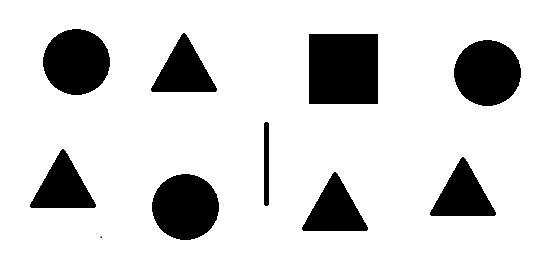
#> input picture colour and shape detection/shapes.jpg, 556 x 276 px, given in place of the camera
$ python tail_detect.py   (older library calls are emulated)
#> lines starting #> are read from the running program, lines starting #| are printed output that depends on the picture; after the words box and inside, x2 and y2 are one past the last pixel; in counts of white or black regions, pixels touching at a corner belong together
### colour and shape detection/shape_detect/shapedetector.py
# import the necessary packages
import cv2

class ShapeDetector:
	def __init__(self):
		pass

	def detect(self, c):
		shape = "unidentified"
		peri = cv2.arcLength(c, True)
		approx = cv2.approxPolyDP(c, 0.04 * peri, True)
		if len(approx) == 3:
			shape = "triangle"
		elif len(approx) == 4:
			(x, y, w, h) = cv2.boundingRect(approx)
			ar = w / float(h)
			shape = "square" if ar >= 0.95 and ar <= 1.05 else "line"
		else:
			shape = "circle"
		return shape

### colour and shape detection/tail_detect.py
import cv2
import numpy as np
from shape_detect.shapedetector import ShapeDetector
import imutils

#frame=cv2.imread("shapes2.jpg")
cap = cv2.VideoCapture(0)
kernelOpen=np.ones((5,5))
kernelClose=np.ones((20,20))

while(1):
    _, frame = cap.read()
#> frame is the input picture: shape (276, 556, 3); min 0, max 255, mean 215
    hsv = cv2.cvtColor(frame, cv2.COLOR_BGR2HSV)
#> hsv: shape (276, 556, 3); mean H, S, V 0, 0, 215
    lower = np.array([0,0,0])
    upper = np.array([180,255,30])
    mask = cv2.inRange(hsv, lower, upper)
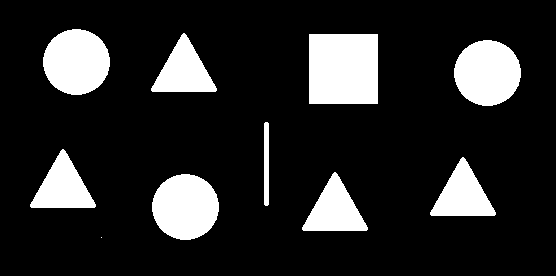
#> mask: shape (276, 556); 15.7% white; 10 white regions (1 under 20 px), largest, box (x1, y1, x2, y2) and area: (309, 34, 378, 104) 4830, (43, 29, 110, 95) 3452, (454, 40, 521, 106) 3452
    res = cv2.bitwise_and(frame,frame, mask= mask)
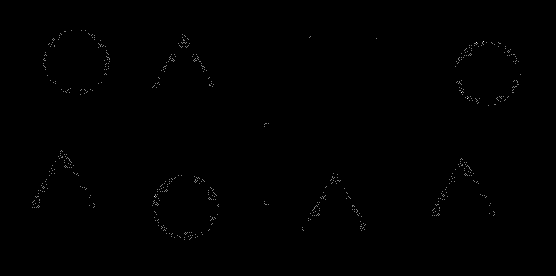
#> res: shape (276, 556, 3); min 0, max 2, mean 0.00499; drawn with min black and max white
    maskOpen=cv2.morphologyEx(mask,cv2.MORPH_OPEN,kernelOpen)
    maskClose=cv2.morphologyEx(maskOpen,cv2.MORPH_CLOSE,kernelClose)
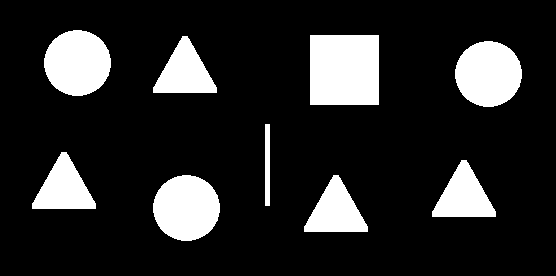
#> maskClose: shape (276, 556); 15.7% white; 9 white regions
    maskFinal=maskClose
    _,conts,h=cv2.findContours(maskFinal.copy(),cv2.RETR_EXTERNAL,cv2.CHAIN_APPROX_NONE)
#> conts = 9 contours; largest, box (x1, y1, x2, y2) and area: (310, 35, 379, 105) 4692, (153, 175, 220, 241) 3358, (455, 41, 522, 107) 3358, (44, 30, 111, 96) 3358, (304, 175, 368, 232) 2021; h = [[1, -1, -1, -1], [2, 0, -1, -1], [3, 1, -1, -1], [4, 2, -1, -1], [5, 3, -1, -1], [6, 4, -1, -1], [7, 5, -1, -1], [8, 6, -1, -1], [-1, 7, -1, -1]]
    cv2.drawContours(frame,conts,-1,(230,0,0),3)
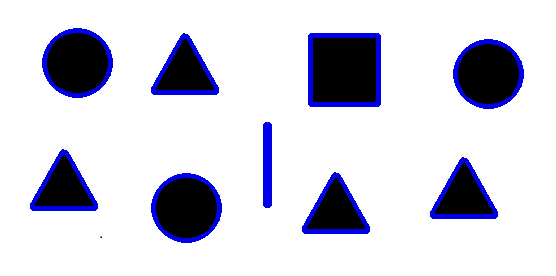
#> frame: shape (276, 556, 3); 5.52% of pixels changed, all inside (x1, y1, x2, y2) = (30, 28, 524, 243)


    # [8 lines of commented-out code are left out]
    sd = ShapeDetector()
    shapesf=dict()
    #sd1 = ShapeDetector()
    #sd2 = ShapeDetector()

    for c in conts:
        shape = sd.detect(c)
        if shape in shapesf:
                shapesf[shape]+=1
        else:
            shapesf[shape]=1
#> this loop made 9 passes
#> (shape, peri in detect, approx in detect) on passes 1, 3, 4, 5, 7: ('triangle', 204, [[333, 175], [304, 231], [367, 231]]), ('triangle', 204, [[461, 160], [432, 216], [495, 216]]), ('triangle', 204, [[61, 152], [32, 208], [95, 208]]), ('circle', 170, [[265, 124], [269, 205]]), ('triangle', 204, [[182, 36], [153, 92], [216, 92]])
#> (shape, peri in detect) on passes 2, 6, 9: ('circle', 217.5), ('circle', 217.5), ('circle', 217.5)
#> after the loop, shapesf = {'triangle': 4, 'circle': 4, 'square': 1}

    cv2.imshow('frame',frame)
    print(shapesf)
#| {'triangle': 4, 'circle': 4, 'square': 1}
    #cv2.imshow('mask',gray)
    #cv2.imshow('yellow',res1)
    cv2.imshow('blue',res)
    #cv2.imshow('red',res2)

    k = cv2.waitKey(5) & 0xFF
#> (key Esc is pressed here)
    if k == 27:
        break

cv2.destroyAllWindows()
cap.release()
